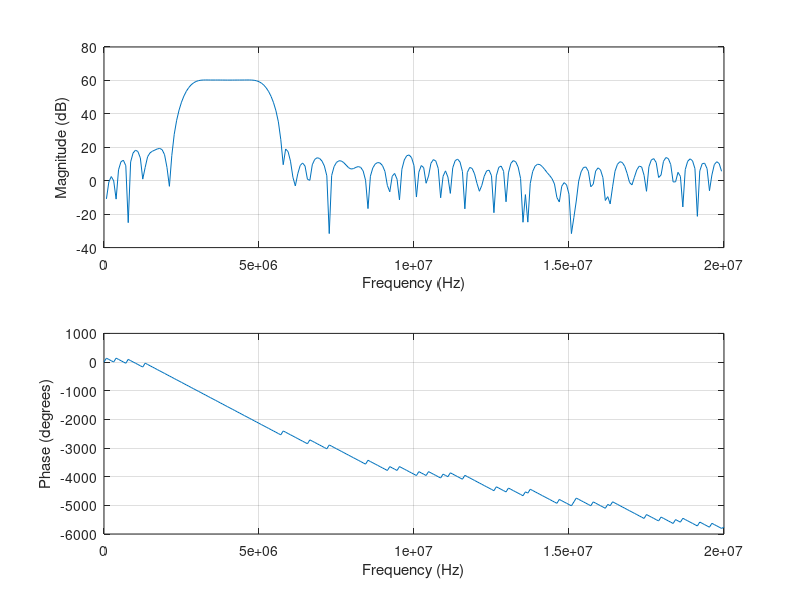

Reproduce this figure in MATLAB.
% sampling rate
fs =  40.0e6                            % external sampling rate.
fi =  4.0e6				% internal if.

% Filter-1 cutoffs
a1 = fi - 1.3e6;
a2 = fi + 1.3e6;

% low-pass filter.
b = fir1(127,[a1*2/fs, a2*2/fs]);       % 128 band pass filter.
B = 8;                                  % Number of bits
L = floor(log2((2^(B-1)-1)/max(b)));    % Round towards zero to avoid overflow
bsc = b*2^L;                            % scale 
lpf = round(bsc);                       % round: 

d = 1
freqz(lpf,d,128,40000000)

fp=fopen('filters.h','a')
fprintf(fp, '\nint8_t FILTER_2_COEFFS[] = {')
fprintf(fp, '%d, ', lpf(1:127))
fprintf(fp, '%d}; ', lpf(128))
fclose(fp)
